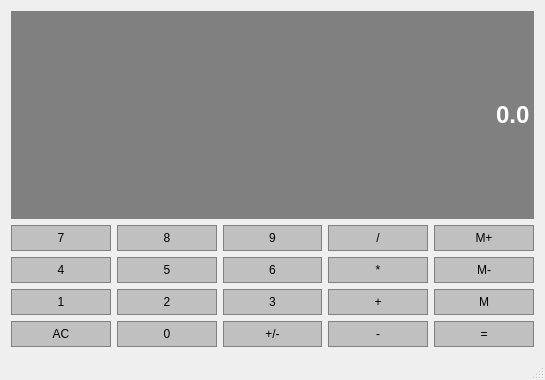
<?xml version="1.0" encoding="UTF-8"?>
<ui version="4.0">
 <class>calculator</class>
 <widget class="QMainWindow" name="calculator">
  <property name="geometry">
   <rect>
    <x>0</x>
    <y>0</y>
    <width>545</width>
    <height>380</height>
   </rect>
  </property>
  <property name="windowTitle">
   <string>calculator</string>
  </property>
  <widget class="QWidget" name="centralWidget">
   <layout class="QGridLayout" name="gridLayout">
    <item row="1" column="0">
     <widget class="QPushButton" name="pushButton">
      <property name="sizePolicy">
       <sizepolicy hsizetype="Preferred" vsizetype="Preferred">
        <horstretch>0</horstretch>
        <verstretch>0</verstretch>
       </sizepolicy>
      </property>
      <property name="styleSheet">
       <string notr="true">QPushButton{
	background-color: #C0C0C0;
	border: 1px solid gray;
	padding:5px;
}

QPushButton:pressed{
	background-color: #A9A9A9;
	border: 1px solid gray;
	padding:5px;
}</string>
      </property>
      <property name="text">
       <string>7</string>
      </property>
     </widget>
    </item>
    <item row="3" column="0">
     <widget class="QPushButton" name="pushButton_2">
      <property name="sizePolicy">
       <sizepolicy hsizetype="Preferred" vsizetype="Preferred">
        <horstretch>0</horstretch>
        <verstretch>0</verstretch>
       </sizepolicy>
      </property>
      <property name="styleSheet">
       <string notr="true">QPushButton{
	background-color: #C0C0C0;
	border: 1px solid gray;
	padding:5px;
}

QPushButton:pressed{
	background-color: #A9A9A9;
	border: 1px solid gray;
	padding:5px;
}</string>
      </property>
      <property name="text">
       <string>1</string>
      </property>
     </widget>
    </item>
    <item row="1" column="2">
     <widget class="QPushButton" name="pushButton_6">
      <property name="sizePolicy">
       <sizepolicy hsizetype="Preferred" vsizetype="Preferred">
        <horstretch>0</horstretch>
        <verstretch>0</verstretch>
       </sizepolicy>
      </property>
      <property name="styleSheet">
       <string notr="true">QPushButton{
	background-color: #C0C0C0;
	border: 1px solid gray;
	padding:5px;
}

QPushButton:pressed{
	background-color: #A9A9A9;
	border: 1px solid gray;
	padding:5px;
}</string>
      </property>
      <property name="text">
       <string>9</string>
      </property>
     </widget>
    </item>
    <item row="1" column="1">
     <widget class="QPushButton" name="pushButton_5">
      <property name="sizePolicy">
       <sizepolicy hsizetype="Preferred" vsizetype="Preferred">
        <horstretch>0</horstretch>
        <verstretch>0</verstretch>
       </sizepolicy>
      </property>
      <property name="styleSheet">
       <string notr="true">QPushButton{
	background-color: #C0C0C0;
	border: 1px solid gray;
	padding:5px;
}

QPushButton:pressed{
	background-color: #A9A9A9;
	border: 1px solid gray;
	padding:5px;
}</string>
      </property>
      <property name="text">
       <string>8</string>
      </property>
     </widget>
    </item>
    <item row="1" column="3">
     <widget class="QPushButton" name="pushButton_7">
      <property name="sizePolicy">
       <sizepolicy hsizetype="Preferred" vsizetype="Preferred">
        <horstretch>0</horstretch>
        <verstretch>0</verstretch>
       </sizepolicy>
      </property>
      <property name="styleSheet">
       <string notr="true">QPushButton{
	background-color: #C0C0C0;
	border: 1px solid gray;
	padding:5px;
}

QPushButton:pressed{
	background-color: #A9A9A9;
	border: 1px solid gray;
	padding:5px;
}</string>
      </property>
      <property name="text">
       <string>/</string>
      </property>
     </widget>
    </item>
    <item row="2" column="0">
     <widget class="QPushButton" name="pushButton_3">
      <property name="sizePolicy">
       <sizepolicy hsizetype="Preferred" vsizetype="Preferred">
        <horstretch>0</horstretch>
        <verstretch>0</verstretch>
       </sizepolicy>
      </property>
      <property name="styleSheet">
       <string notr="true">QPushButton{
	background-color: #C0C0C0;
	border: 1px solid gray;
	padding:5px;
}

QPushButton:pressed{
	background-color: #A9A9A9;
	border: 1px solid gray;
	padding:5px;
}</string>
      </property>
      <property name="text">
       <string>4</string>
      </property>
     </widget>
    </item>
    <item row="2" column="1">
     <widget class="QPushButton" name="pushButton_4">
      <property name="sizePolicy">
       <sizepolicy hsizetype="Preferred" vsizetype="Preferred">
        <horstretch>0</horstretch>
        <verstretch>0</verstretch>
       </sizepolicy>
      </property>
      <property name="styleSheet">
       <string notr="true">QPushButton{
	background-color: #C0C0C0;
	border: 1px solid gray;
	padding:5px;
}

QPushButton:pressed{
	background-color: #A9A9A9;
	border: 1px solid gray;
	padding:5px;
}</string>
      </property>
      <property name="text">
       <string>5</string>
      </property>
     </widget>
    </item>
    <item row="2" column="4">
     <widget class="QPushButton" name="pushButton_11">
      <property name="sizePolicy">
       <sizepolicy hsizetype="Preferred" vsizetype="Preferred">
        <horstretch>0</horstretch>
        <verstretch>0</verstretch>
       </sizepolicy>
      </property>
      <property name="styleSheet">
       <string notr="true">QPushButton{
	background-color: #C0C0C0;
	border: 1px solid gray;
	padding:5px;
}

QPushButton:pressed{
	background-color: #A9A9A9;
	border: 1px solid gray;
	padding:5px;
}</string>
      </property>
      <property name="text">
       <string>M-</string>
      </property>
     </widget>
    </item>
    <item row="3" column="1">
     <widget class="QPushButton" name="pushButton_12">
      <property name="sizePolicy">
       <sizepolicy hsizetype="Preferred" vsizetype="Preferred">
        <horstretch>0</horstretch>
        <verstretch>0</verstretch>
       </sizepolicy>
      </property>
      <property name="styleSheet">
       <string notr="true">QPushButton{
	background-color: #C0C0C0;
	border: 1px solid gray;
	padding:5px;
}

QPushButton:pressed{
	background-color: #A9A9A9;
	border: 1px solid gray;
	padding:5px;
}</string>
      </property>
      <property name="text">
       <string>2</string>
      </property>
     </widget>
    </item>
    <item row="3" column="4">
     <widget class="QPushButton" name="pushButton_15">
      <property name="sizePolicy">
       <sizepolicy hsizetype="Preferred" vsizetype="Preferred">
        <horstretch>0</horstretch>
        <verstretch>0</verstretch>
       </sizepolicy>
      </property>
      <property name="styleSheet">
       <string notr="true">QPushButton{
	background-color: #C0C0C0;
	border: 1px solid gray;
	padding:5px;
}

QPushButton:pressed{
	background-color: #A9A9A9;
	border: 1px solid gray;
	padding:5px;
}</string>
      </property>
      <property name="text">
       <string>M</string>
      </property>
     </widget>
    </item>
    <item row="2" column="3">
     <widget class="QPushButton" name="pushButton_10">
      <property name="sizePolicy">
       <sizepolicy hsizetype="Preferred" vsizetype="Preferred">
        <horstretch>0</horstretch>
        <verstretch>0</verstretch>
       </sizepolicy>
      </property>
      <property name="styleSheet">
       <string notr="true">QPushButton{
	background-color: #C0C0C0;
	border: 1px solid gray;
	padding:5px;
}

QPushButton:pressed{
	background-color: #A9A9A9;
	border: 1px solid gray;
	padding:5px;
}</string>
      </property>
      <property name="text">
       <string>*</string>
      </property>
     </widget>
    </item>
    <item row="3" column="3">
     <widget class="QPushButton" name="pushButton_14">
      <property name="sizePolicy">
       <sizepolicy hsizetype="Preferred" vsizetype="Preferred">
        <horstretch>0</horstretch>
        <verstretch>0</verstretch>
       </sizepolicy>
      </property>
      <property name="styleSheet">
       <string notr="true">QPushButton{
	background-color: #C0C0C0;
	border: 1px solid gray;
	padding:5px;
}

QPushButton:pressed{
	background-color: #A9A9A9;
	border: 1px solid gray;
	padding:5px;
}</string>
      </property>
      <property name="text">
       <string>+</string>
      </property>
     </widget>
    </item>
    <item row="2" column="2">
     <widget class="QPushButton" name="pushButton_9">
      <property name="sizePolicy">
       <sizepolicy hsizetype="Preferred" vsizetype="Preferred">
        <horstretch>0</horstretch>
        <verstretch>0</verstretch>
       </sizepolicy>
      </property>
      <property name="styleSheet">
       <string notr="true">QPushButton{
	background-color: #C0C0C0;
	border: 1px solid gray;
	padding:5px;
}

QPushButton:pressed{
	background-color: #A9A9A9;
	border: 1px solid gray;
	padding:5px;
}</string>
      </property>
      <property name="text">
       <string>6</string>
      </property>
     </widget>
    </item>
    <item row="1" column="4">
     <widget class="QPushButton" name="pushButton_8">
      <property name="sizePolicy">
       <sizepolicy hsizetype="Preferred" vsizetype="Preferred">
        <horstretch>0</horstretch>
        <verstretch>0</verstretch>
       </sizepolicy>
      </property>
      <property name="styleSheet">
       <string notr="true">QPushButton{
	background-color: #C0C0C0;
	border: 1px solid gray;
	padding:5px;
}

QPushButton:pressed{
	background-color: #A9A9A9;
	border: 1px solid gray;
	padding:5px;
}</string>
      </property>
      <property name="text">
       <string>M+</string>
      </property>
     </widget>
    </item>
    <item row="3" column="2">
     <widget class="QPushButton" name="pushButton_13">
      <property name="sizePolicy">
       <sizepolicy hsizetype="Preferred" vsizetype="Preferred">
        <horstretch>0</horstretch>
        <verstretch>0</verstretch>
       </sizepolicy>
      </property>
      <property name="styleSheet">
       <string notr="true">QPushButton{
	background-color: #C0C0C0;
	border: 1px solid gray;
	padding:5px;
}

QPushButton:pressed{
	background-color: #A9A9A9;
	border: 1px solid gray;
	padding:5px;
}</string>
      </property>
      <property name="text">
       <string>3</string>
      </property>
     </widget>
    </item>
    <item row="4" column="0">
     <widget class="QPushButton" name="pushButton_16">
      <property name="sizePolicy">
       <sizepolicy hsizetype="Preferred" vsizetype="Preferred">
        <horstretch>0</horstretch>
        <verstretch>0</verstretch>
       </sizepolicy>
      </property>
      <property name="styleSheet">
       <string notr="true">QPushButton{
	background-color: #C0C0C0;
	border: 1px solid gray;
	padding:5px;
}

QPushButton:pressed{
	background-color: #A9A9A9;
	border: 1px solid gray;
	padding:5px;
}</string>
      </property>
      <property name="text">
       <string>AC</string>
      </property>
     </widget>
    </item>
    <item row="4" column="1">
     <widget class="QPushButton" name="pushButton_17">
      <property name="sizePolicy">
       <sizepolicy hsizetype="Preferred" vsizetype="Preferred">
        <horstretch>0</horstretch>
        <verstretch>0</verstretch>
       </sizepolicy>
      </property>
      <property name="styleSheet">
       <string notr="true">QPushButton{
	background-color: #C0C0C0;
	border: 1px solid gray;
	padding:5px;
}

QPushButton:pressed{
	background-color: #A9A9A9;
	border: 1px solid gray;
	padding:5px;
}</string>
      </property>
      <property name="text">
       <string>0</string>
      </property>
     </widget>
    </item>
    <item row="4" column="2">
     <widget class="QPushButton" name="pushButton_18">
      <property name="sizePolicy">
       <sizepolicy hsizetype="Preferred" vsizetype="Preferred">
        <horstretch>0</horstretch>
        <verstretch>0</verstretch>
       </sizepolicy>
      </property>
      <property name="styleSheet">
       <string notr="true">QPushButton{
	background-color: #C0C0C0;
	border: 1px solid gray;
	padding:5px;
}

QPushButton:pressed{
	background-color: #A9A9A9;
	border: 1px solid gray;
	padding:5px;
}</string>
      </property>
      <property name="text">
       <string>+/-</string>
      </property>
     </widget>
    </item>
    <item row="4" column="3">
     <widget class="QPushButton" name="pushButton_19">
      <property name="sizePolicy">
       <sizepolicy hsizetype="Preferred" vsizetype="Preferred">
        <horstretch>0</horstretch>
        <verstretch>0</verstretch>
       </sizepolicy>
      </property>
      <property name="styleSheet">
       <string notr="true">QPushButton{
	background-color: #C0C0C0;
	border: 1px solid gray;
	padding:5px;
}

QPushButton:pressed{
	background-color: #A9A9A9;
	border: 1px solid gray;
	padding:5px;
}</string>
      </property>
      <property name="text">
       <string>-</string>
      </property>
     </widget>
    </item>
    <item row="4" column="4">
     <widget class="QPushButton" name="pushButton_20">
      <property name="sizePolicy">
       <sizepolicy hsizetype="Preferred" vsizetype="Preferred">
        <horstretch>0</horstretch>
        <verstretch>0</verstretch>
       </sizepolicy>
      </property>
      <property name="styleSheet">
       <string notr="true">QPushButton{
	background-color: #C0C0C0;
	border: 1px solid gray;
	padding:5px;
}

QPushButton:pressed{
	background-color: #A9A9A9;
	border: 1px solid gray;
	padding:5px;
}</string>
      </property>
      <property name="text">
       <string>=</string>
      </property>
     </widget>
    </item>
    <item row="0" column="0" colspan="5">
     <widget class="QLineEdit" name="Display">
      <property name="sizePolicy">
       <sizepolicy hsizetype="Preferred" vsizetype="Expanding">
        <horstretch>0</horstretch>
        <verstretch>0</verstretch>
       </sizepolicy>
      </property>
      <property name="font">
       <font>
        <pointsize>18</pointsize>
        <weight>75</weight>
        <bold>true</bold>
       </font>
      </property>
      <property name="styleSheet">
       <string notr="true">QLineEdit{
	background-color: gray;
	border: 1px solid gray;
	color: #ffffff;
}</string>
      </property>
      <property name="text">
       <string>0.0</string>
      </property>
      <property name="alignment">
       <set>Qt::AlignRight|Qt::AlignTrailing|Qt::AlignVCenter</set>
      </property>
     </widget>
    </item>
   </layout>
  </widget>
  <widget class="QMenuBar" name="menuBar">
   <property name="geometry">
    <rect>
     <x>0</x>
     <y>0</y>
     <width>545</width>
     <height>23</height>
    </rect>
   </property>
  </widget>
  <widget class="QStatusBar" name="statusBar"/>
 </widget>
 <layoutdefault spacing="6" margin="11"/>
 <resources/>
 <connections/>
</ui>
